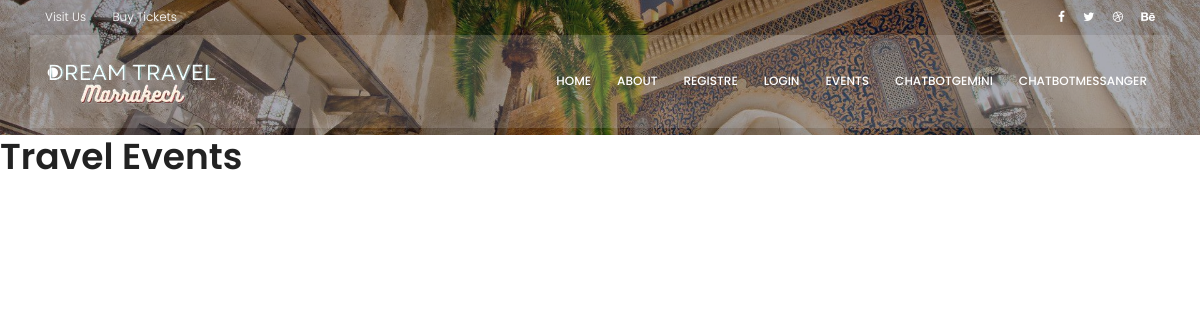
/events/, run on an earlier commit of the app's database.
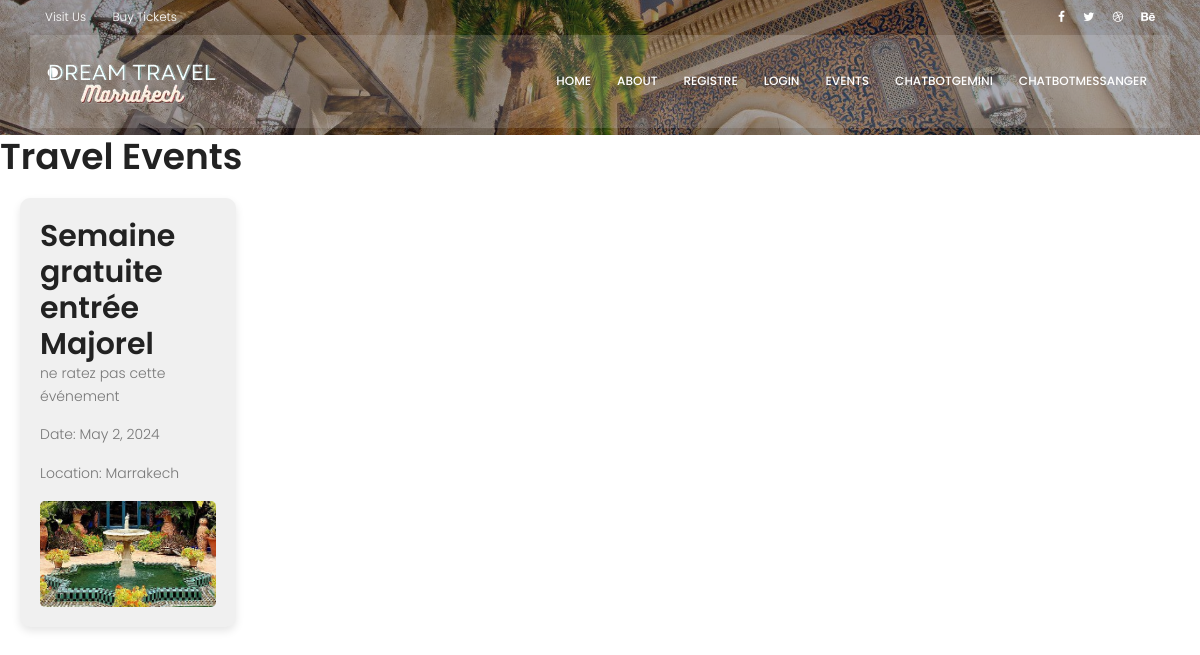
And on a later commit of the database.
### Dashbord/models.py (models this page shows)
class VoyageEvent(models.Model):
    title = models.CharField(max_length=100)
    description = models.TextField()
    date = models.DateField()
    location = models.CharField(max_length=100)
    image = models.ImageField(upload_to='voyage_events/')

### Dashbord/views.py (the view)
# urls.py: path('events/', views.events_page, name='events'),
def events_page(request):
    events = VoyageEvent.objects.all()
    return render(request, 'Dashbord/events.html', {'events': events})

### Dashbord/templates/Dashbord/events.html (shortened to what this page needs)
{% load static%}
<!DOCTYPE html>
<html lang="zxx" class="no-js">
<head>
        <link rel="stylesheet" href="{% static 'css/linearicons.css' %}">
        <link rel="stylesheet" href="{% static 'css/font-awesome.min.css' %}">
        <link rel="stylesheet" href="{% static 'css/bootstrap.css' %}">
        <link rel="stylesheet" href="{% static 'css/magnific-popup.css' %}">
        <link rel="stylesheet" href="{% static 'css/jquery-ui.css' %}">
        <link rel="stylesheet" href="{% static 'css/nice-select.css' %}">
        <link rel="stylesheet" href="{% static 'css/animate.min.css' %}">
        <link rel="stylesheet" href="{% static 'css/owl.carousel.css' %}">
        <link rel="stylesheet" href="{% static 'css/main.css' %}">
    </head>
    <body>
        <header id="header">
            <div class="header-top">
                <div class="container">
                  <div class="row align-items-center">
                      <div class="col-lg-6 col-sm-6 col-6 header-top-left">
                          <ul>
                              <li><a href="#">Visit Us</a></li>
                              <li><a href="#">Buy Tickets</a></li>
                          </ul>
                      </div>
                      <div class="col-lg-6 col-sm-6 col-6 header-top-right">
                        <div class="header-social">
                            <a href="#"><i class="fa fa-facebook"></i></a>
                            <a href="#"><i class="fa fa-twitter"></i></a>
                            <a href="#"><i class="fa fa-dribbble"></i></a>
                            <a href="#"><i class="fa fa-behance"></i></a>
                        </div>
                      </div>
                  </div>
                </div>
            </div>
            <div class="container main-menu">
                <div class="row align-items-center justify-content-between d-flex">
                  <div id="logo">
                    <a href="{% url 'Dreamtravel' %}"><img src="{% static 'img/logo-DT.png' %}" alt="" title="" /></a>
                  </div>
                  <nav id="nav-menu-container">
                    <ul class="nav-menu">
                     <li><a href="{% url 'Dreamtravel' %}">Home</a></li>
                     <li><a href="{% url 'Dreamtravelabout' %}">About</a></li>
                    {% if user.is_authenticated %}
                      <li><a href="{% url 'user-logout'%}">logout</a></li>
                    {% else %}
                      <li><a href="{% url 'Dreamtravelregister' %}">Registre</a></li>
                      <li><a href="{% url 'Dreamtravellogin' %}">Login</a></li>
                    {% endif %}
                      <li class="menu-has-children"><a href="{% url 'events' %}">Events</a>
                      <li class="menu-has-children"><a href="http://localhost:3000/">ChatbotGemini</a>
                      </li>
                      <li><a href="https://m.me/312187555302646?ref=w24439850">Chatbotmessanger</a></li>
                    </ul>
                  </nav>
                </div>
            </div>
        </header>
        <section class="banner-area relative">
            <div class="overlay overlay-bg"></div>
            <div class="container">
                <div class="row fullscreen align-items-center justify-content-between">
                    <div class="col-lg-6 col-md-6 banner-left">
                        <h1 class="text-white"> .</h1>
                    </div>
                </div>
            </div>
        </section>
<body>
    <h1>Travel Events</h1>
    <div class="event-container">
        {% for event in events %}
            <div class="event">
                <h2>{{ event.title }}</h2>
                <p>{{ event.description }}</p>
                <p>Date: {{ event.date }}</p>
                <p>Location: {{ event.location }}</p>
                <img src="{{ event.image.url }}" alt="{{ event.title }}">
            </div>
        {% endfor %}
    </div>
</body>
</html>

### Dashbord/static/css/main.css (style rules this page uses)
body { color: #777777; font-family: "Poppins", sans-serif; font-size: 14px; font-weight: 300; line-height: 1.625em; position: relative; }
ol, ul { margin: 0; padding: 0; list-style: none; }
a { -webkit-transition: all 0.3s ease 0s; -moz-transition: all 0.3s ease 0s; -o-transition: all 0.3s ease 0s; transition: all 0.3s ease 0s; }
a, a:focus, a:hover { text-decoration: none; outline: 0; }
h1, h2, h3, h4, h5, h6 { font-family: "Poppins", sans-serif; color: #222222; line-height: 1.2em !important; margin-bottom: 0; margin-top: 0; font-weight: 600; }
h1, .h1 { font-size: 36px; }
h2, .h2 { font-size: 30px; }
.text-white { color: #fff; }
.relative { position: relative; }
.overlay { position: absolute; left: 0; right: 0; top: 0; bottom: 0; }
h1 { font-size: 36px; }
h2 { font-size: 30px; }
h1, h2, h3, h4, h5, h6 { line-height: 1.5em; }
.header-top { font-size: 12px; padding: 6px 0px; }
.header-top a { color: #fff; -webkit-transition: all 0.3s ease 0s; -moz-transition: all 0.3s ease 0s; -o-transition: all 0.3s ease 0s; transition: all 0.3s ease 0s; }
.header-top ul li { display: inline-block; margin-right: 15px; }
.header-top .header-top-left a { margin-right: 8px; }
.header-top .header-top-right { text-align: right; }
.header-top .header-top-right .header-social a { color: #fff; margin-left: 15px; -webkit-transition: all 0.3s ease 0s; -moz-transition: all 0.3s ease 0s; -o-transition: all 0.3s ease 0s; transition: all 0.3s ease 0s; }
.main-menu { padding-bottom: 20px; padding-top: 20px; background: rgba(255, 255, 255, 0.15); padding-left: 15px; padding-right: 15px; }
#header { position: fixed; left: 0; top: 0; right: 0; transition: all 0.5s; z-index: 997; }
.nav-menu, .nav-menu * { margin: 0; padding: 0; list-style: none; }
.nav-menu li { position: relative; white-space: nowrap; }
.nav-menu > li { float: left; }
.nav-menu a { padding: 0 8px 0px 8px; text-decoration: none; display: inline-block; color: #fff; font-weight: 500; font-size: 12px; text-transform: uppercase; outline: none; }
.nav-menu > li { margin-left: 10px; }
#logo { padding-left: 15px; }
#nav-menu-container { padding-right: 15px; }
.banner-area { background: url(../img/hero-bg.jpg) center; background-size: cover; }
.banner-area .overlay-bg { background: rgba(4, 9, 30, 0.4); }
.banner-left h1 { margin: 20px 0; font-size: 60px; text-transform: uppercase; }

### Dashbord/templates/Dashbord/events.html (style rules this page uses)
.event-container { display: grid; grid-template-columns: repeat(auto-fill, minmax(200px, 1fr)); gap: 20px; padding: 20px; }
.event { background-color: #f0f0f0; padding: 20px; border-radius: 10px; box-shadow: 0 4px 8px rgba(0, 0, 0, 0.1); }
.event img { max-width: 100%; border-radius: 5px; }

What changed in the data, as far as the page shows it:
added VoyageEvent: title "Semaine gratuite entrée Majorel", description "ne ratez pas cette événement", date "May 2, 2024", location "Marrakech", image (picture)
